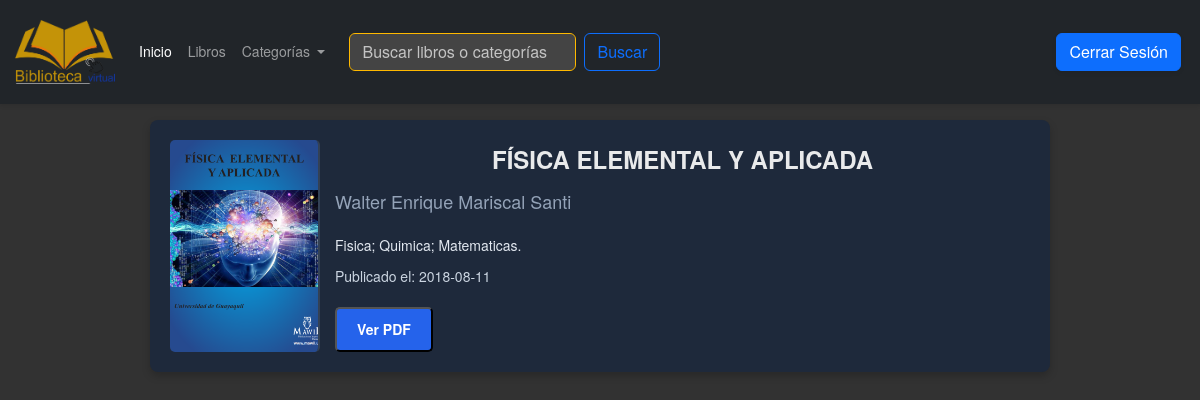
The app's page /libro/2 (signed in) with its own data.
### tables this page shows
CREATE TABLE libros (
        id_libro INTEGER PRIMARY KEY AUTOINCREMENT,
        titulo TEXT NOT NULL,
        id_autor INTEGER NOT NULL,
        id_categoria INTEGER NOT NULL,
        descripcion TEXT,
        archivo TEXT NOT NULL,
        imagen TEXT, -- Nueva columna para la imagen
        fecha_publicacion DATE,
        fecha_agregado TIMESTAMP DEFAULT CURRENT_TIMESTAMP,
        FOREIGN KEY (id_autor) REFERENCES Autores(id_autor),
        FOREIGN KEY (id_categoria) REFERENCES Categorias(id_categoria)
        );

### blueprints/index/__init__.py (the view)
@index_bp.route("/libro/<int:libro_id>")
def mostrar_libro(libro_id):
    libro = query_db("""
        SELECT
            libros.titulo,
            autores.nombre || ' ' || autores.apellido AS autor,
            libros.descripcion,
            libros.archivo,  -- Ruta del PDF
            libros.imagen,   -- Ruta de la imagen
            libros.fecha_publicacion
        FROM libros
        JOIN autores ON libros.id_autor = autores.id_autor
        WHERE libros.id_libro = ?
    """, (libro_id,), one=True)
    if libro:
        return render_template("libros.html", libro=libro)
    else:
        return "Libro no encontrado", 404

### blueprints/index/__init__.py (called while the page is built)
def query_db(query, args=(), one=False):
    conn = sqlite3.connect('biblioteca.db')
    cursor = conn.cursor()
    cursor.execute(query, args)
    rv = cursor.fetchall()
    conn.close()
    return (rv[0] if rv else None) if one else rv

@index_bp.app_context_processor
def inject_categories():
    categorias = query_db("""
        SELECT
            id_categoria,
            nombre
        FROM categorias
    """)
    return {'categorias_navbar': categorias}

### blueprints/index/templates/libros.html (shortened to what this page needs)
{% extends 'base.html' %}
{% block content %}
<section>
    <div class="container_2">
        <div class="card_2">
            <img src="{{ url_for('static', filename='img/librosimg/' + libro[4]) }}" alt="Portada del libro" class="cover">
            <div class="content">
                <h2 class="title">{{ libro[0] }}</h2>
                <p class="author">{{ libro[1] }}</p>
                <p class="description">{{ libro[2] }}</p>
                <p class="year-pages">Publicado el: {{ libro[5] }}</p>
                <div class="buttons">
                    <button class="button ver-pdf" data-pdf="{{ url_for('static', filename='img/libros/' + libro[3]) }}">
                        Ver PDF
                    </button>
                </div>
            </div>
        </div>
    </div>
</section>
{% endblock %}

### static/css/style.css (style rules this page uses)
html, body { position: relative; height: 100%; }
body { background-color: #323232; font-family: 'Helvetica Neue', Helvetica, Arial, sans-serif; font-size: 14px; color: #ffffff; margin-top: 120px; }
h1, h2, h3 { color: #ffffff; text-align: center; }
h2 { margin-top: 30px; font-size: 40px; line-height: 38px; padding-bottom: 20px; opacity: .9; text-transform: uppercase; font-weight: 600; text-align: center; color: #ffffff; }
p { font-size: 20px; }
h4, h2, small, a { margin: 0; padding: 0; }
.container_2 { max-width: 900px; margin: 20px auto; }
.card_2 { display: flex; background-color: #1E293B; border-radius: 8px; box-shadow: 0 4px 8px rgba(0, 0, 0, 0.2); overflow: hidden; padding: 20px; gap: 15px; color: #fff; }
.cover { width: 150px; height: auto; object-fit: cover; border-radius: 5px; border-right: 2px solid #334155; }
.content { flex: 1; display: flex; flex-direction: column; justify-content: center; }
.title { font-size: 24px; font-weight: bold; margin: 0 0 10px; }
.author { font-size: 18px; color: #94A3B8; margin: 0 0 10px; }
.year-pages { font-size: 14px; margin-bottom: 10px; color: #CBD5E1; }
.description { font-size: 14px; line-height: 1.5; margin: 10px 0; color: #E2E8F0; }
.buttons { display: flex; gap: 10px; margin-top: 10px; }
.button { text-decoration: none; color: #fff; background-color: #2563EB; padding: 10px 20px; border-radius: 5px; text-align: center; font-weight: bold; transition: background-color 0.3s; }

### records on screen
libros: imagen (picture), titulo "FÍSICA ELEMENTAL Y APLICADA", descripcion "Fisica; Quimica; Matematicas.", fecha_publicacion "2018-08-11"

### other values on screen
{{ libro[1] }} "Walter Enrique Mariscal Santi"
